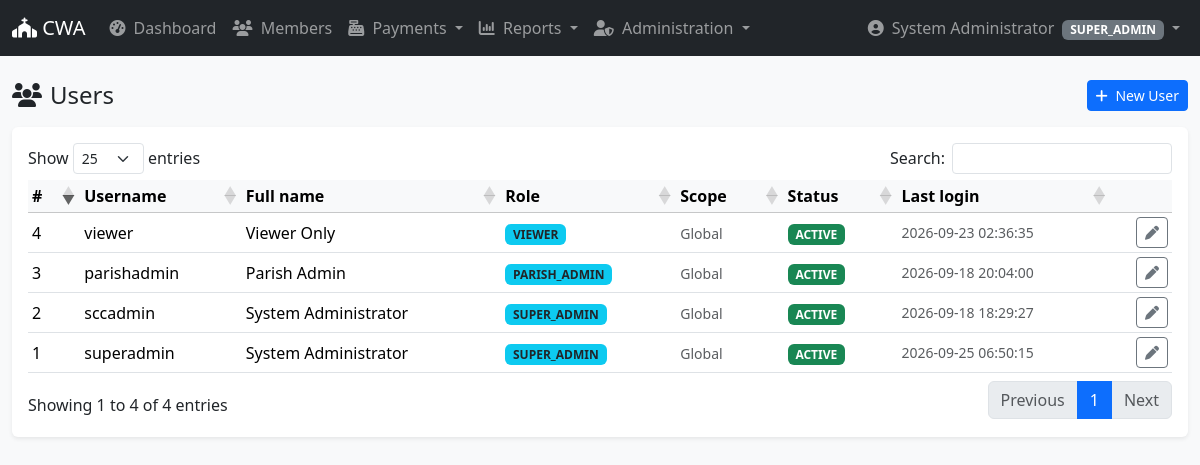
Screenshot of /admin/users/index.php (signed in) with the database file from the repository.
### tables this page shows
CREATE TABLE `users` (
  `id` int(10) unsigned NOT NULL AUTO_INCREMENT,
  `username` varchar(60) NOT NULL,
  `full_name` varchar(150) NOT NULL,
  `email` varchar(120) DEFAULT NULL,
  `phone` varchar(30) DEFAULT NULL,
  `password_hash` varchar(255) NOT NULL,
  `role_id` int(10) unsigned NOT NULL,
  `center_id` int(10) unsigned DEFAULT NULL,
  `jumuiya_id` int(10) unsigned DEFAULT NULL,
  `status` enum('ACTIVE','INACTIVE','LOCKED') NOT NULL DEFAULT 'ACTIVE',
  `last_login_at` datetime DEFAULT NULL,
  `created_at` datetime NOT NULL DEFAULT current_timestamp(),
  `updated_at` datetime NOT NULL DEFAULT current_timestamp() ON UPDATE current_timestamp(),
  PRIMARY KEY (`id`),
  UNIQUE KEY `username` (`username`),
  KEY `idx_users_role` (`role_id`),
  KEY `idx_users_center` (`center_id`),
  KEY `idx_users_jumuiya` (`jumuiya_id`),
  CONSTRAINT `fk_users_center` FOREIGN KEY (`center_id`) REFERENCES `centers` (`id`) ON DELETE SET NULL ON UPDATE CASCADE,
  CONSTRAINT `fk_users_jumuiya` FOREIGN KEY (`jumuiya_id`) REFERENCES `jumuiyas` (`id`) ON DELETE SET NULL ON UPDATE CASCADE,
  CONSTRAINT `fk_users_role` FOREIGN KEY (`role_id`) REFERENCES `roles` (`id`) ON UPDATE CASCADE
);

CREATE TABLE `roles` (
  `id` int(10) unsigned NOT NULL AUTO_INCREMENT,
  `name` varchar(60) NOT NULL,
  `description` varchar(255) DEFAULT NULL,
  `created_at` datetime NOT NULL DEFAULT current_timestamp(),
  PRIMARY KEY (`id`),
  UNIQUE KEY `name` (`name`)
);

### config/config.php (called while the page is built)
<?php
return [
    'app' => [
        'name'     => 'CWA Member System',
        'env'      => 'development',
        'url'      => 'http://localhost/cwa',
        'timezone' => 'Africa/Nairobi',
    ],
    'db' => [
        'host'     => '127.0.0.1',
        'port'     => 3306,
        'database' => 'cwa_db',
        'username' => 'pos',
        'password' => 'Alaska001',
        'charset'  => 'utf8mb4',
    ],
    'session' => [
        'name'     => 'cwa_session',
        'lifetime' => 7200,
    ],
];

### classes/Db.php (called while the page is built, shortened)
<?php
class Db
{
    private static ?PDO $pdo = null;
    public static function conn(): PDO
    {
        if (self::$pdo === null) {
            $config = require __DIR__ . '/../config/config.php';
            $db = $config['db'];
            $dsn = "mysql:host={$db['host']};port={$db['port']};dbname={$db['database']};charset={$db['charset']}";
            self::$pdo = new PDO($dsn, $db['username'], $db['password'], [
                PDO::ATTR_ERRMODE            => PDO::ERRMODE_EXCEPTION,
                PDO::ATTR_DEFAULT_FETCH_MODE => PDO::FETCH_ASSOC,
                PDO::ATTR_EMULATE_PREPARES   => false,
            ]);
        }
        return self::$pdo;
    }
    public static function q(string $sql, array $params = []): PDOStatement
    {
        $st = self::conn()->prepare($sql);
        $st->execute($params);
        return $st;
    }
    public static function all(string $sql, array $p = []): array
    {
        return self::q($sql, $p)->fetchAll();
    }
}

### includes/helpers.php (called while the page is built, shortened)
<?php
function e(?string $v): string
{
    return htmlspecialchars((string)$v, ENT_QUOTES, 'UTF-8');
}

### includes/permissions.php (called while the page is built, shortened)
<?php
function permission_map(): array
{
    return [
        'SUPER_ADMIN'   => ['*'],
        'PARISH_ADMIN'  => [
            'dashboard.view',
            'center.view',
            'center.create',
            'center.edit',
            'jumuiya.view',
            'jumuiya.create',
            'jumuiya.edit',
            'member.view',
            'member.create',
            'member.edit',
            'member.transfer',
            'payment.view',
            'payment.create',
            'payment.reverse',
            'report.view',
            'report.export',
            'user.view',
            'settings.view',
            'settings.edit',
            'audit.view',
        ],
        'CENTER_ADMIN'  => [
            'dashboard.view',
            'jumuiya.view',
            'member.view',
            'member.create',
            'member.edit',
            'member.transfer',
            'payment.view',
            'payment.create',
            'payment.reverse',
            'report.view',
            'report.export',
        ],
        'JUMUIYA_ADMIN' => [
            'dashboard.view',
            'member.view',
            'member.create',
            'member.edit',
            'payment.view',
            'payment.create',
            'report.view',
        ],
        'VIEWER'        => [
            'dashboard.view',
            'member.view',
            'payment.view',
            'report.view',
        ],
    ];
}
function role_permissions(?string $roleName): array
{
    $map = permission_map();
    return $map[$roleName] ?? [];
}
function user_can(string $permission): bool
{
    $perms = role_permissions($_SESSION['user']['role_name'] ?? null);
    return in_array('*', $perms, true) || in_array($permission, $perms, true);
}

### admin/users/index.php (the view, shortened to what this page needs)
<?php
$users = Db::all(
    "SELECT u.id, u.username, u.full_name, u.email, u.phone, u.status,
          u.last_login_at, r.name AS role_name,
          c.name AS center_name, j.name AS jumuiya_name
     FROM users u
     JOIN roles r ON r.id = u.role_id
     LEFT JOIN centers c ON c.id = u.center_id
     LEFT JOIN jumuiyas j ON j.id = u.jumuiya_id
    ORDER BY u.id DESC"
);
require __DIR__ . '/../../templates/layout/header.php';
?>
<div class="d-flex justify-content-between align-items-center mb-3">
    <h4 class="mb-0"><i class="fa-solid fa-users me-2"></i>Users</h4>
    <a href="create.php" class="btn btn-primary btn-sm">
        <i class="fa-solid fa-plus me-1"></i> New User
    </a>
</div>
<div class="card shadow-sm border-0">
    <div class="card-body">
        <table id="tblUsers" class="table table-sm table-hover align-middle">
            <thead class="table-light">
                <tr>
                    <th>#</th>
                    <th>Username</th>
                    <th>Full name</th>
                    <th>Role</th>
                    <th>Scope</th>
                    <th>Status</th>
                    <th>Last login</th>
                    <th></th>
                </tr>
            </thead>
            <tbody>
                <?php foreach ($users as $u): ?>
                    <tr>
                        <td><?= (int)$u['id'] ?></td>
                        <td><?= e($u['username']) ?></td>
                        <td><?= e($u['full_name']) ?></td>
                        <td><span class="badge bg-info text-dark"><?= e($u['role_name']) ?></span></td>
                        <td>
                            <?php if ($u['center_name']): ?>
                                <span class="text-muted small">
                                    Center: <?= e($u['center_name']) ?>
                                    <?= $u['jumuiya_name'] ? ' / ' . e($u['jumuiya_name']) : '' ?>
                                </span>
                            <?php else: ?>
                                <span class="text-muted small">Global</span>
                            <?php endif; ?>
                        </td>
                        <td>
                            <?php $s = $u['status']; ?>
                            <span class="badge bg-<?= $s === 'ACTIVE' ? 'success' : ($s === 'LOCKED' ? 'danger' : 'secondary') ?>">
                                <?= e($s) ?>
                            </span>
                        </td>
                        <td class="small text-muted"><?= e($u['last_login_at'] ?? '—') ?></td>
                        <td class="text-end">
                            <a href="edit.php?id=<?= (int)$u['id'] ?>" class="btn btn-sm btn-outline-secondary">
                                <i class="fa-solid fa-pen"></i>
                            </a>
                        </td>
                    </tr>
                <?php endforeach; ?>
            </tbody>
        </table>
    </div>
</div>
<?php require __DIR__ . '/../../templates/layout/footer.php'; ?>

### templates/layout/header.php (shortened to what this page needs)
<?php
$config = $config ?? require __DIR__ . '/../../config/config.php';
$user   = $_SESSION['user'] ?? null;
?>
<!doctype html>
<html lang="en">
<head>
  <link rel="stylesheet" href="https://cdn.jsdelivr.net/npm/bootstrap@5.3.3/dist/css/bootstrap.min.css">
  <link rel="stylesheet" href="https://cdnjs.cloudflare.com/ajax/libs/font-awesome/6.5.2/css/all.min.css">
  <link rel="stylesheet" href="https://cdn.jsdelivr.net/npm/select2@4.1.0-rc.0/dist/css/select2.min.css">
  <link rel="stylesheet" href="https://cdnjs.cloudflare.com/ajax/libs/toastr.js/latest/toastr.min.css">
  <link rel="stylesheet" href="https://cdn.datatables.net/1.13.8/css/dataTables.bootstrap5.min.css">
  <link rel="stylesheet" href="<?= e($config['app']['url']) ?>/assets/css/print.css">
  <link rel="stylesheet" href="<?= e($config['app']['url']) ?>/assets/css/app.css">
</head>
<body class="bg-light">
  <nav class="navbar navbar-expand-lg navbar-dark bg-dark">
    <div class="container-fluid">
      <a class="navbar-brand" href="<?= e($config['app']['url']) ?>/dashboard/">
        <i class="fa-solid fa-church"></i> CWA
      </a>
      <div class="collapse navbar-collapse" id="navMain">
        <ul class="navbar-nav me-auto">
          <li class="nav-item">
            <a class="nav-link" href="<?= e($config['app']['url']) ?>/dashboard/">
              <i class="fa-solid fa-gauge-high me-1"></i> Dashboard
            </a>
          </li>
          <?php if (user_can('member.view') || user_can('*')): ?>
            <li class="nav-item">
              <a class="nav-link" href="<?= e($config['app']['url']) ?>/members/">
                <i class="fa-solid fa-users me-1"></i> Members
              </a>
            </li>
          <?php endif; ?>
          <?php if (user_can('payment.view') || user_can('*')): ?>
            <li class="nav-item dropdown">
              <a class="nav-link dropdown-toggle" data-bs-toggle="dropdown" href="#">
                <i class="fa-solid fa-cash-register me-1"></i> Payments
              </a>
            </li>
          <?php endif; ?>
          <?php if (user_can('report.view') || user_can('*')): ?>
            <li class="nav-item dropdown">
              <a class="nav-link dropdown-toggle" data-bs-toggle="dropdown" href="#">
                <i class="fa-solid fa-chart-column me-1"></i> Reports
              </a>
            </li>
          <?php endif; ?>
          <?php if (user_can('user.view') || user_can('center.view') || user_can('jumuiya.view') || user_can('*')): ?>
            <li class="nav-item dropdown">
              <a class="nav-link dropdown-toggle" data-bs-toggle="dropdown" href="#">
                <i class="fa-solid fa-user-shield me-1"></i> Administration
              </a>
              <?php endif; ?>
            </li>
        </ul>
        <?php if ($user): ?>
          <ul class="navbar-nav">
            <li class="nav-item dropdown">
              <a class="nav-link dropdown-toggle" data-bs-toggle="dropdown" href="#">
                <i class="fa-solid fa-circle-user me-1"></i>
                <?= e($user['full_name']) ?>
                <span class="badge bg-secondary ms-1"><?= e($user['role_name']) ?></span>
              </a>
            </li>
          </ul>
        <?php endif; ?>
      </div>
    </div>
  </nav>
  <main class="container-fluid py-4">

### rows the page displays
users: full_name "System Administrator", id "1", username "superadmin", role.name "SUPER_ADMIN", status "ACTIVE", last_login_at "2026-09-25 06:50:15"
roles: name "SUPER_ADMIN"
users: id "4", username "viewer", full_name "Viewer Only", role.name "VIEWER", status "ACTIVE", last_login_at "2026-09-23 02:36:35"
users: id "3", username "parishadmin", full_name "Parish Admin", role.name "PARISH_ADMIN", status "ACTIVE", last_login_at "2026-09-18 20:04:00"
users: id "2", username "sccadmin", full_name "System Administrator", role.name "SUPER_ADMIN", status "ACTIVE", last_login_at "2026-09-18 18:29:27"
